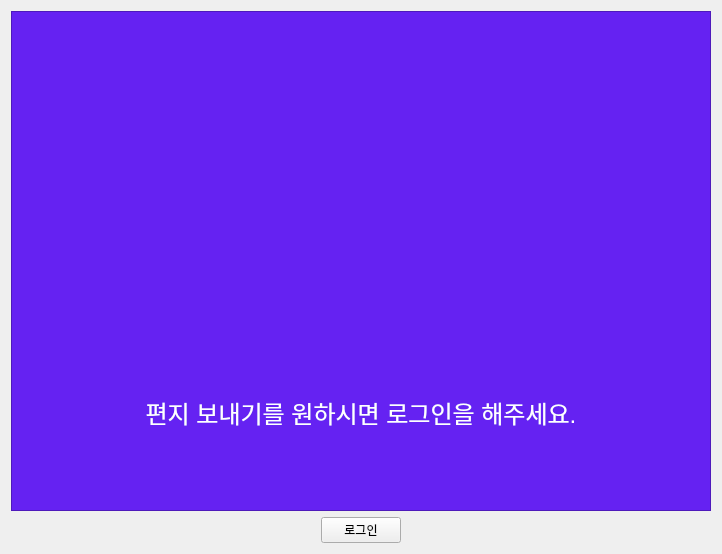
            <widget class="QWidget" name="page8">
             <layout class="QVBoxLayout" name="verticalLayout_18">
              <item alignment="Qt::AlignHCenter|Qt::AlignVCenter">
               <widget class="QFrame" name="frame_21">
                <property name="minimumSize">
                 <size>
                  <width>700</width>
                  <height>500</height>
                 </size>
                </property>
                <property name="maximumSize">
                 <size>
                  <width>16777215</width>
                  <height>16777215</height>
                 </size>
                </property>
                <property name="styleSheet">
                 <string notr="true">*{background-color: #6522f2;}</string>
                </property>
                <property name="frameShape">
                 <enum>QFrame::StyledPanel</enum>
                </property>
                <property name="frameShadow">
                 <enum>QFrame::Raised</enum>
                </property>
                <layout class="QVBoxLayout" name="verticalLayout_17">
                 <property name="leftMargin">
                  <number>0</number>
                 </property>
                 <property name="topMargin">
                  <number>100</number>
                 </property>
                 <property name="rightMargin">
                  <number>0</number>
                 </property>
                 <property name="bottomMargin">
                  <number>0</number>
                 </property>
                 <item alignment="Qt::AlignHCenter|Qt::AlignVCenter">
                  <widget class="QLabel" name="label_4">
                   <property name="minimumSize">
                    <size>
                     <width>100</width>
                     <height>100</height>
                    </size>
                   </property>
                   <property name="maximumSize">
                    <size>
                     <width>200</width>
                     <height>200</height>
                    </size>
                   </property>
                   <property name="font">
                    <font>
                     <pointsize>20</pointsize>
                    </font>
                   </property>
                   <property name="text">
                    <string/>
                   </property>
                   <property name="pixmap">
                    <pixmap>../resource/qr.png</pixmap>
                   </property>
                   <property name="scaledContents">
                    <bool>true</bool>
                   </property>
                   <property name="alignment">
                    <set>Qt::AlignCenter</set>
                   </property>
                  </widget>
                 </item>
                 <item>
                  <widget class="QLabel" name="label_3">
                   <property name="font">
                    <font>
                     <pointsize>18</pointsize>
                    </font>
                   </property>
                   <property name="styleSheet">
                    <string notr="true">*{color:#ffffff;}</string>
                   </property>
                   <property name="text">
                    <string>편지 보내기를 원하시면 로그인을 해주세요.</string>
                   </property>
                   <property name="alignment">
                    <set>Qt::AlignCenter</set>
                   </property>
                  </widget>
                 </item>
                </layout>
               </widget>
              </item>
              <item alignment="Qt::AlignHCenter">
               <widget class="QPushButton" name="pushButton_15">
                <property name="text">
                 <string>로그인</string>
                </property>
               </widget>
              </item>
             </layout>
            </widget>
